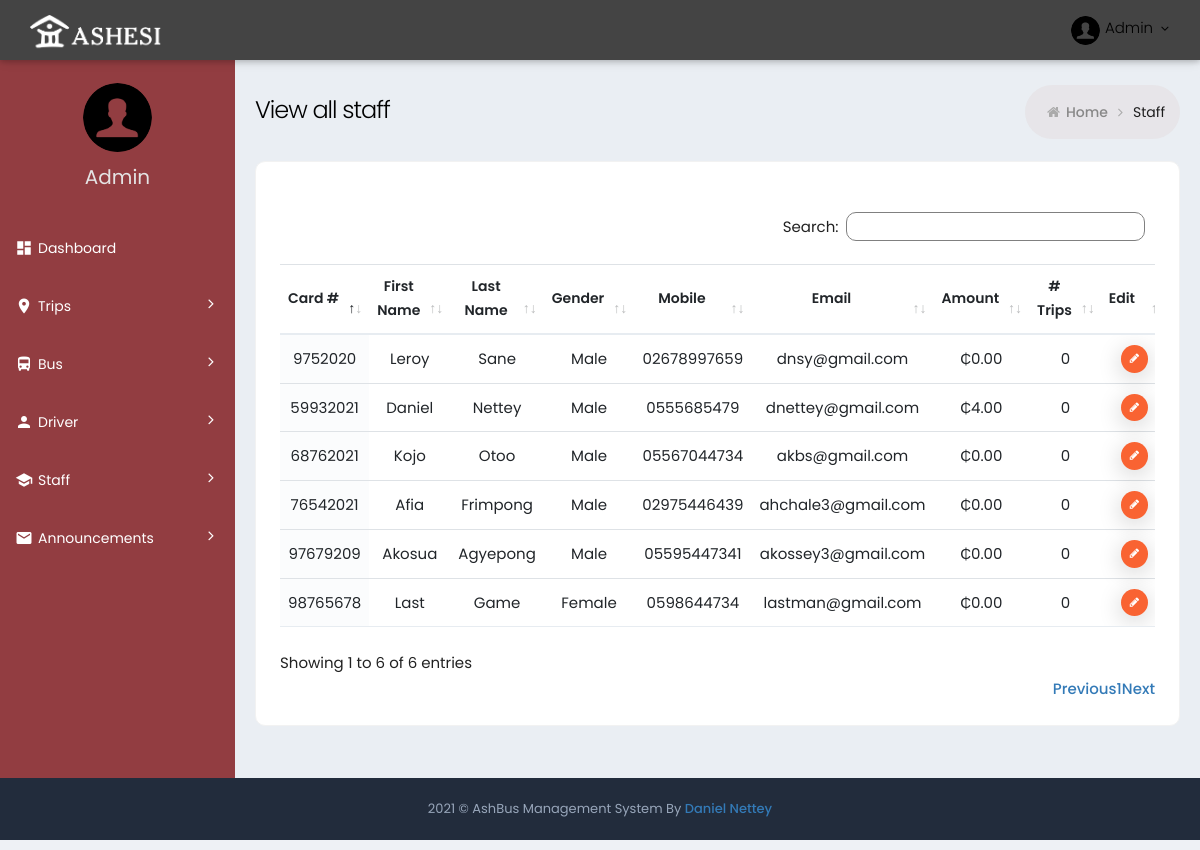
Before: /staff/ with the older database file.
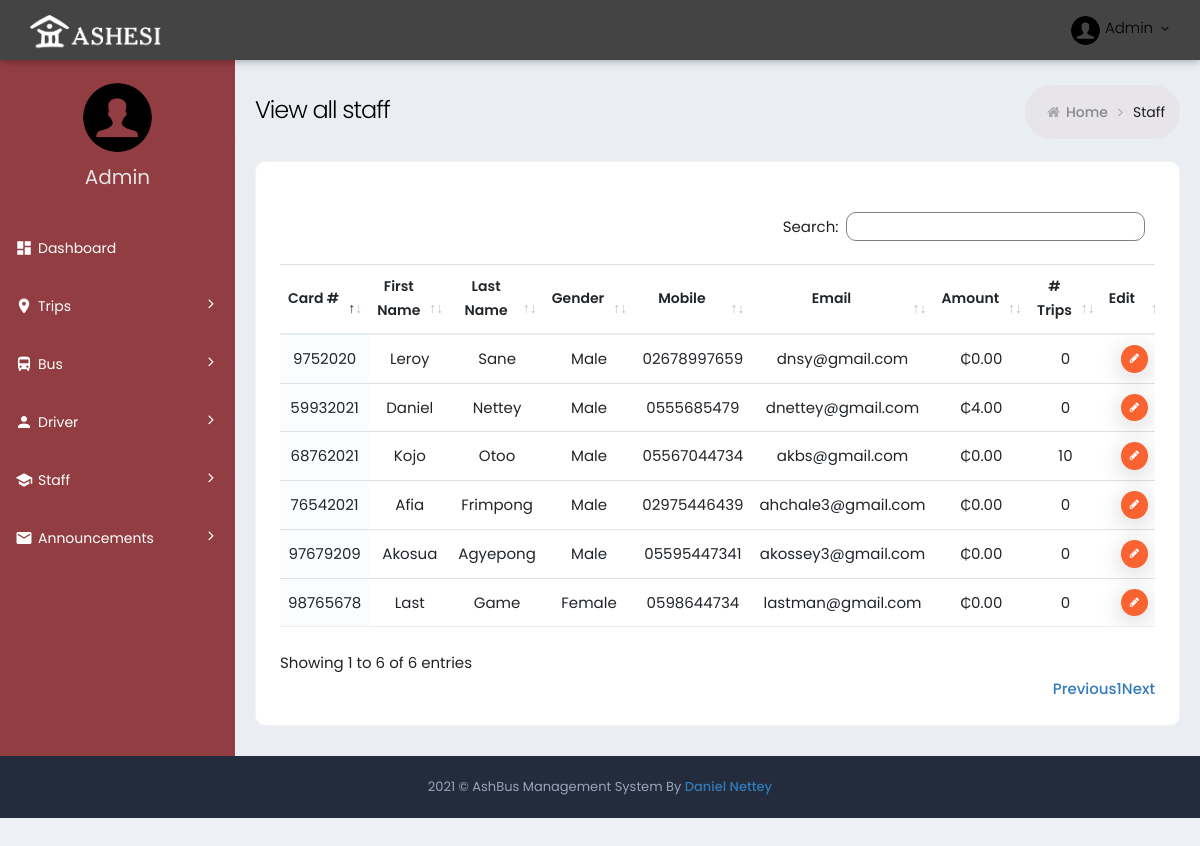
After: the same page with the newer database file.
### ashbus/ashbus_web/models.py (models this page shows, shortened)
class Staff(models.Model):
    card_id = models.CharField(max_length=10)
    amount = models.IntegerField(default=0)
    person = models.ForeignKey(Person, on_delete=models.CASCADE)
    password = models.CharField(max_length=20, default="")

class Person(models.Model):
    email = models.CharField(max_length=40)
    first_name = models.CharField(max_length=20)
    last_name = models.CharField(max_length=20)
    mobile = models.CharField(max_length=20)
    gender = models.CharField(max_length=10)
    number_of_trips = models.IntegerField(default=0)

### ashbus/ashbus_web/views.py (the view)
# urls.py: path('staff/', StaffView, name="staff"),
def StaffView(request):
    staff = Staff.objects.all()
    return render(request, "staff.html", {"staff":staff})

### ashbus/ashbus_web/templates/staff.html
{% extends 'innerBase.html'  %}
{% block Content %}
<div class="page-content-wrapper">
	<div class="page-content">
		<div class="page-bar">
			<div class="page-title-breadcrumb">
				<div class=" pull-left">
					<div class="page-title">View all staff</div>
				</div>
				<ol class="breadcrumb page-breadcrumb pull-right">
					<li><i class="fa fa-home"></i>&nbsp;<a class="parent-item" href="{% url 'index' %}">Home</a>&nbsp;<i
							class="fa fa-angle-right"></i>
					</li>
					<li class="active">Staff</li>
				</ol>
			</div>
		</div>
		<div class="row">
			<div class="col-md-12">
				<div class="card card-box">
					<div class="card-body ">
						<div class="row p-b-20">
						</div>
						<div class="table-scrollable">
							<table class="table table-hover table-checkable order-column full-width" id="example4">
								<thead>
									<tr>
										<th class="center"> Card # </th>
										<th class="center"> First Name </th>
										<th class="center"> Last Name</th>
										<th class="center"> Gender </th>
										<th class="center"> Mobile </th>
										<th class="center"> Email </th>
										<th class="center"> Amount </th>
										<th class="center"> # Trips </th>
										<th class="center"> Edit </th>
									</tr>
								</thead>
								<tbody>
									{% for staff in staff%}
									<form action="">
										<tr class="odd gradeX">
											<td class="center"> {{ staff.card_id }} </td>
											<td class="center"> {{ staff.person.first_name }} </td>
											<td class="center"> {{ staff.person.last_name }} </td>
											<td class="center"> {{ staff.person.gender }} </td>
											<td class="center"> {{ staff.person.mobile }} </td>
											<td class="center"> {{ staff.person.email }} </td>
											<td class="center"> ₵{{ staff.amount }}.00 </td>
											<td class="center"> {{ staff.person.number_of_trips }} </td>
											<td class="center">
												<a href="{% url 'edit_staff' staff.id %}" class="btn btn-tbl-delete btn-xs">
													<i class="fa fa-pencil"></i>
												</a>
											</td>
										</tr>
									</form>
									{% endfor %}
								</tbody>
							</table>
						</div>
					</div>
				</div>
			</div>
		</div>
	</div>
</div>
{% endblock Content %}

Changed rows visible on the page:
changed through a linked row, Staff "Kojo": person.number_of_trips "0" → "10"
